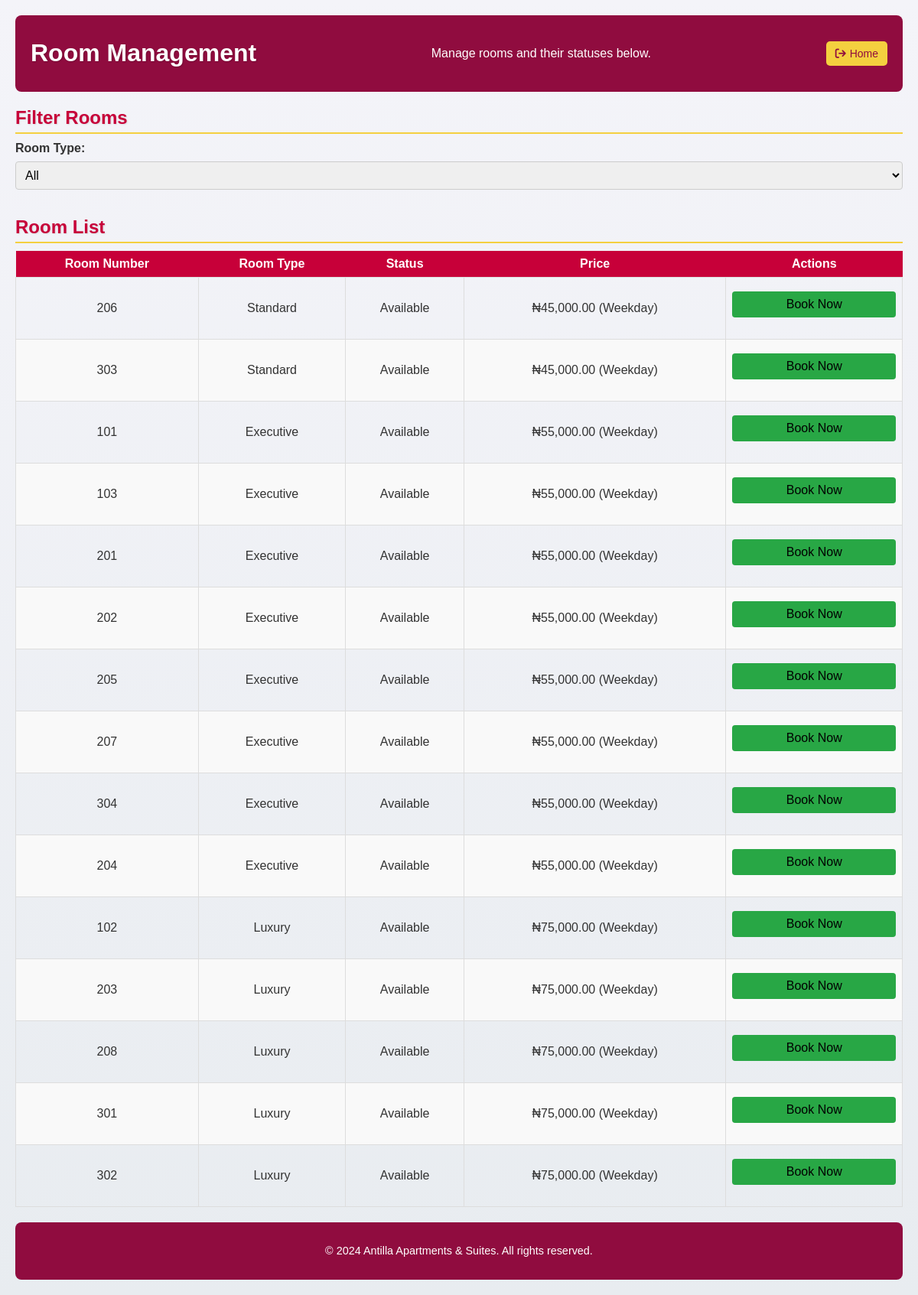
Screenshot of /room.php (signed in) with the database file from the repository.
### tables this page shows
CREATE TABLE `rooms` (
  `id` int(11) NOT NULL,
  `room_number` varchar(255) DEFAULT NULL,
  `room_type` varchar(20) NOT NULL,
  `status` enum('Available','Occupied','Under Maintenance') DEFAULT 'Available',
  `weekday_price` decimal(10,2) NOT NULL DEFAULT 0.00,
  `weekend_price` decimal(10,2) NOT NULL DEFAULT 0.00,
  `guest_id` int(11) DEFAULT NULL,
  `guest_name` varchar(255) DEFAULT NULL
);

### room.php (the view, shortened to what this page needs)
<?php
include('db_connect.php');
$room_type_filter = isset($_GET['room_type']) ? $_GET['room_type'] : 'All';
$query = "SELECT room_number, status, room_type, weekday_price, weekend_price FROM rooms";
$result = $conn->query($query);
$rooms = [];
while ($row = $result->fetch_assoc()) {
    $rooms[] = $row;
}
?>
<!DOCTYPE html>
<html lang="en">
<head>
    <link rel="stylesheet" href="room.css">
    <link rel="stylesheet" href="https://cdnjs.cloudflare.com/ajax/libs/font-awesome/6.0.0-beta3/css/all.min.css">
</head>
<body>
    <div class="main-content">
        <header>
            <h1>Room Management</h1>
            <p>Manage rooms and their statuses below.</p>
            <a href="home.php" class="button new-guest">
                <i class="fa-solid fa-arrow-right-from-bracket"></i>Home
            </a>
        </header>
<section class="room-filter">
    <h2>Filter Rooms</h2>
    <form action="room.php" method="GET">
        <label for="room_type">Room Type:</label>
        <select id="room_type" name="room_type" onchange="this.form.submit()">
            <option value="All" <?php echo $room_type_filter == 'All' ? 'selected' : ''; ?>>All</option>
        </select>
    </form>
</section>
        <section class="room-list">
            <h2>Room List</h2>
            <table>
                <thead>
                    <tr>
                        <th>Room Number</th>
                        <th>Room Type</th>
                        <th>Status</th>
                        <th>Price</th>
                        <th>Actions</th>
                    </tr>
                </thead>
                <tbody>
                    <?php foreach ($rooms as $room): ?>
                        <tr>
                            <td><?php echo $room['room_number']; ?></td>
                            <td><?php echo $room['room_type']; ?></td>
                            <td class="<?php echo strtolower(str_replace(' ', '-', $room['status'])); ?>">
                                <?php echo ucfirst($room['status']); ?>
                            </td>
                            <td>
                                <?php
                                    $current_day = date('l');
                                    if ($current_day == 'Friday' || $current_day == 'Saturday' || $current_day == 'Sunday') {
                                        echo "₦" . number_format($room['weekend_price'], 2) . " (Weekend)";
                                    } else {
                                        echo "₦" . number_format($room['weekday_price'], 2) . " (Weekday)";
                                    }
                                ?>
                            </td>
                            <td>
    <?php if ($room['status'] == 'Available'): ?>
        <form action="checkin_form.php" method="GET">
            <button type="submit" class="button book-btn">Book Now</button>
        </form>
    <?php else: ?>
        <span class="status under-maintenance">Under Maintenance</span>
    <?php endif; ?>
</td>
                        </tr>
                    <?php endforeach; ?>
                </tbody>
            </table>
        </section>
    </div>
</body>
<footer>
    <p>&copy; 2024 Antilla Apartments & Suites. All rights reserved.</p>
</footer>
</html>

### room.css (style rules this page uses)
* { box-sizing: border-box; }
body { font-family: Arial, sans-serif; margin: 0; background: linear-gradient(to bottom, #f4f4f9, #e8ecf0); padding: 20px; color: #333; }
header { display: flex; justify-content: space-between; align-items: center; margin-bottom: 20px; background-color: #900c3f; padding: 10px 20px; border-radius: 8px; color: white; }
header h1 { font-size: 2rem; text-shadow: 1px 1px 2px rgba(0, 0, 0, 0.2); }
header .button { background-color: #f4d03f; color: #900c3f; text-decoration: none; font-size: 14px; padding: 8px 12px; border-radius: 5px; transition: background-color 0.3s; }
header .button i { margin-right: 5px; }
h2 { font-size: 1.5rem; color: #c70039; margin-bottom: 10px; border-bottom: 2px solid #f4d03f; padding-bottom: 5px; text-shadow: 1px 1px 2px rgba(0, 0, 0, 0.1); }
table { width: 100%; border-collapse: collapse; margin-top: 10px; }
th { position: sticky; top: 0; background-color: #c70039; color: white; padding: 8px; z-index: 10; }
td { padding: 8px; border: 1px solid #ddd; text-align: center; }
tbody tr:nth-child(even) { background-color: #f9f9f9; }
button { display: inline-block; background-color: #c0392b; padding: 8px 16px; border-radius: 4px; border: none; cursor: pointer; font-size: 1rem; margin-top: 10px; transition: transform 0.3s ease, background-color 0.3s ease; }
form .book-btn { background-color: #28a745; }
form { margin-bottom: 20px; }
form label { display: block; margin-bottom: 8px; font-weight: bold; }
form input, form select { width: 100%; padding: 8px; border: 1px solid #ccc; border-radius: 4px; margin-bottom: 15px; font-size: 1rem; }
form button { width: 100%; }
footer { text-align: center; padding: 15px; margin-top: 20px; background-color: #900c3f; color: white; border-radius: 8px; font-size: 0.9rem; }

### rows the page displays
rooms: room_number "206", room_type "Standard", status "Available", weekday_price "45,000.00"
rooms: room_number "303", room_type "Standard", status "Available", weekday_price "45,000.00"
rooms: room_number "101", room_type "Executive", status "Available", weekday_price "55,000.00"
rooms: room_number "103", room_type "Executive", status "Available", weekday_price "55,000.00"
rooms: room_number "201", room_type "Executive", status "Available", weekday_price "55,000.00"
rooms: room_number "202", room_type "Executive", status "Available", weekday_price "55,000.00"
rooms: room_number "205", room_type "Executive", status "Available", weekday_price "55,000.00"
rooms: room_number "207", room_type "Executive", status "Available", weekday_price "55,000.00"
rooms: room_number "304", room_type "Executive", status "Available", weekday_price "55,000.00"
rooms: room_number "204", room_type "Executive", status "Available", weekday_price "55,000.00"
rooms: room_number "102", room_type "Luxury", status "Available", weekday_price "75,000.00"
rooms: room_number "203", room_type "Luxury", status "Available", weekday_price "75,000.00"
rooms: room_number "208", room_type "Luxury", status "Available", weekday_price "75,000.00"
rooms: room_number "301", room_type "Luxury", status "Available", weekday_price "75,000.00"
rooms: room_number "302", room_type "Luxury", status "Available", weekday_price "75,000.00"
